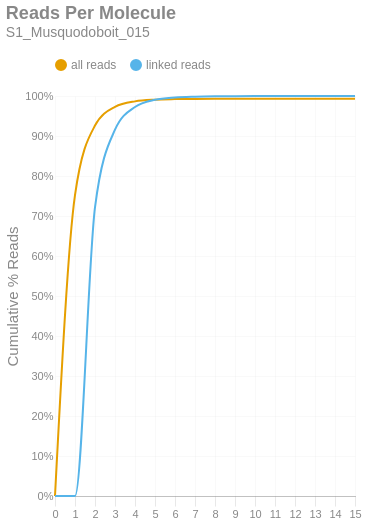

The cell this chart's notebook holds for it:
### Markdown cell above
### Reads per Molecule
This chart shows the cumulative distribution of the number of reads per linked molecule. That is, how many alignments are associated with a unique molecule. This excludes the number of reads associated with invalid or absent linked-read barcodes. The `linked` histogram is the percentages recalculated when disregarding singletons.

### Code cell
if SKIPLR:
    print_html(f"Skipped")
else:
    counts = np.bincount(valids['reads'].cast(pl.Int64).to_numpy())
    weighted = counts * np.arange(len(counts))
    all_perc = weighted / n_reads
    linked_perc = weighted / n_linked_reads
    linked_perc[1] = 0
    binned_df = pl.DataFrame({
        'readsper': list(range(len(counts))),
        'all reads (cumsum)': np.cumsum(all_perc).tolist(),
        'linked reads (cumsum)': np.cumsum(linked_perc).tolist(),
    })

    with SafeRender(binned_df):
        (
            density_plot(binned_df, 'Reads Per Molecule', samplename, 'readspmol')
            .encode(
                x=alt.X('readsper:O', title=None).axis(labelAngle=0).scale(padding=0),
                y=alt.Y('value:Q', title='Cumulative % Reads').axis(format='%').stack(False),
                color=alt.Color("key:N").scale(domain=["all reads", "linked reads"]),
                tooltip=[
                    alt.Tooltip("key:N", title="Data Type"),
                    alt.Tooltip("readsper:O", title="Reads Per Molecule"),
                    alt.Tooltip("value:Q", format=".2%", title="% Reads (Cum.)")
                ]            
            )
        ).display()

### Figure 1 — Vega-Lite specification as saved in the notebook (floating-point values rounded to 4 significant figures)
{"width": "container", "height": 400, "config": {"title": {"anchor": "start", "dy": -15, "fontSize": 18, "color": "#888888", "subtitleColor": "#888888", "subtitleFontSize": 14}, "arc": {"fill": "#0072B2"}, "axis": {"domainColor": "#888888", "domainWidth": 0.5, "gridWidth": 0.2, "grid": false, "titleFontWeight": 400, "titleFontSize": 15, "labelFontSize": 11, "labelColor": "#888888", "tickColor": "#888888", "tickWidth": 0.2, "titleColor": "#888888"}, "axisBand": {"grid": false}, "axisX": {"grid": true, "tickSize": 10, "domainCap": "round"}, "axisY": {"domain": false, "grid": true, "tickSize": 0, "domainCap": "round"}, "background": "transparent", "header": {"labelFontSize": 15, "labelColor": "#888888", "titleFontSize": 15, "titleFontWeight": 600, "titleColor": "#888888"}, "legend": {"labelFont": "sans-serif", "labelFontSize": 12, "labelColor": "#888888", "symbolSize": 100, "symbolType": "circle", "titleFontSize": 12, "titlePadding": 10, "titleColor": "#888888", "title": null, "orient": "top"}, "range": {"category": ["#E69F00", "#56B4E9", "#009E73", "#F0E442", "#0072B2", "#D55E00", "#CC79A7", "#000000"], "diverging": ["#cfe8f3", "#a2d4ec", "#73bfe2", "#46abdb", "#1696d2", "#12719e"]}, "area": {"fill": "#0072B2", "fillOpacity": 0.7, "line": true, "strokeOpacity": 0.7}, "line": {"color": "#0072B2", "stroke": "#0072B2", "strokeWidth": 2}, "trail": {"color": "#0072B2", "stroke": "#0072B2", "strokeWidth": 0, "size": 1}, "point": {"filled": true, "fillOpacity": 1.0, "size": 95}, "text": {"color": "#888888", "fontSize": 11, "align": "right", "fontWeight": 400, "size": 11}, "bar": {"fill": "#0072B2", "stroke": null}, "view": {"stroke": null, "continuousWidth": 660, "continuousHeight": 400}}, "data": {"name": "data-207f2154809c4d087cc49e22b279d27e"}, "mark": {"type": "line", "interpolate": "monotone", "point": {"opacity": 0, "size": 275}}, "encoding": {"color": {"field": "key", "scale": {"domain": ["all reads", "linked reads"]}, "type": "nominal"}, "tooltip": [{"field": "key", "title": "Data Type", "type": "nominal"}, {"field": "readsper", "title": "Reads Per Molecule", "type": "ordinal"}, {"field": "value", "format": ".2%", "title": "% Reads (Cum.)", "type": "quantitative"}], "x": {"axis": {"labelAngle": 0}, "field": "readsper", "scale": {"padding": 0}, "title": null, "type": "ordinal"}, "y": {"axis": {"format": "%"}, "field": "value", "stack": false, "title": "Cumulative % Reads", "type": "quantitative"}}, "params": [{"name": "param_c36ac31b6afebe62", "select": {"type": "point", "fields": ["key"]}, "bind": "legend"}], "title": {"text": "Reads Per Molecule", "subtitle": "S1_Musquodoboit_015"}, "transform": [{"fold": ["all reads (cumsum)", "linked reads (cumsum)"]}, {"calculate": "replace(datum.key, ' (cumsum)', '')", "as": "key"}, {"filter": {"param": "param_c36ac31b6afebe62"}}], "usermeta": {"embedOptions": {"downloadFileName": "S1_Musquodoboit_015.readspmol"}}, "$schema": "https://vega.github.io/schema/vega-lite/v6.1.0.json", "datasets": {"data-207f2154809c4d087cc49e22b279d27e": [{"readsper": 0, "all reads (cumsum)": 0.0, "linked reads (cumsum)": 0.0}, {"readsper": 1, "all reads (cumsum)": 0.7524, "linked reads (cumsum)": 0.0}, {"readsper": 2, "all reads (cumsum)": 0.9261, "linked reads (cumsum)": 0.7214}, {"readsper": 3, "all reads (cumsum)": 0.9729, "linked reads (cumsum)": 0.9158}, {"readsper": 4, "all reads (cumsum)": 0.9865, "linked reads (cumsum)": 0.9726}, {"readsper": 5, "all reads (cumsum)": 0.9908, "linked reads (cumsum)": 0.9904}, {"readsper": 6, "all reads (cumsum)": 0.9922, "linked reads (cumsum)": 0.9963}, {"readsper": 7, "all reads (cumsum)": 0.9928, "linked reads (cumsum)": 0.9984}, {"readsper": 8, "all reads (cumsum)": 0.993, "linked reads (cumsum)": 0.9993}, {"readsper": 9, "all reads (cumsum)": 0.9931, "linked reads (cumsum)": 0.9996}, {"readsper": 10, "all reads (cumsum)": 0.9931, "linked reads (cumsum)": 0.9998}, {"readsper": 11, "all reads (cumsum)": 0.9931, "linked reads (cumsum)": 0.9999}, {"readsper": 12, "all reads (cumsum)": 0.9931, "linked reads (cumsum)": 0.9999}, {"readsper": 13, "all reads (cumsum)": 0.9931, "linked reads (cumsum)": 1.0}, {"readsper": 14, "all reads (cumsum)": 0.9931, "linked reads (cumsum)": 1.0}, {"readsper": 15, "all reads (cumsum)": 0.9931, "linked reads (cumsum)": 1.0}]}}
